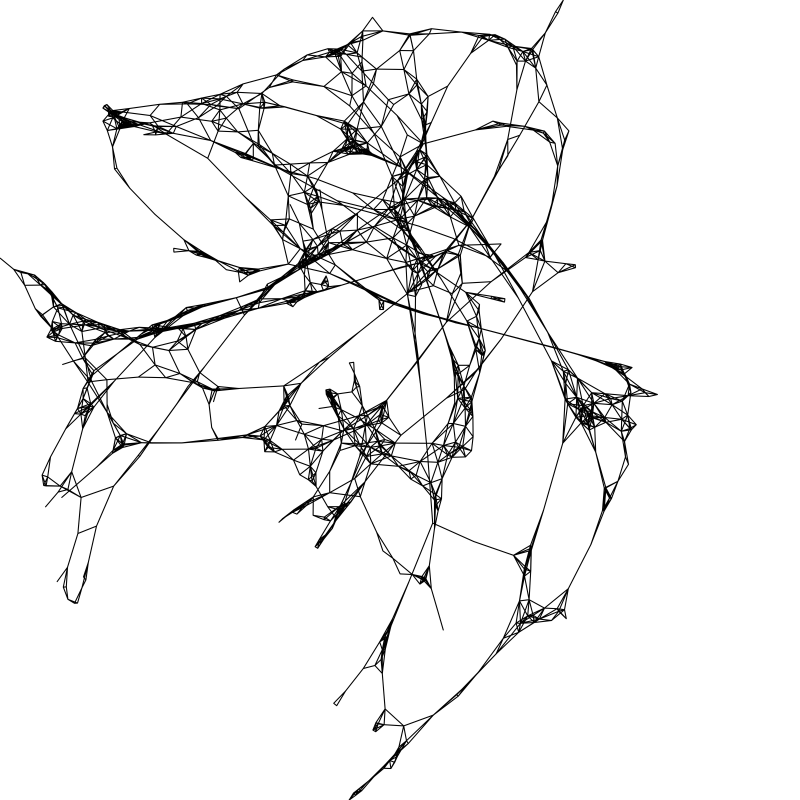
#> input picture Programs/SpeedTest/FA2/n=1000d=6_7470.jpg, 4000 x 4000 px (shown at 1/5 size); its folder holds 4 pictures in this run
$ jupyter execute --allow-errors speed_test.ipynb   (older library calls are emulated)
#> lines starting #> are read from the running program, lines starting #| are printed output that depends on the picture; after the words box and inside, x2 and y2 are one past the last pixel; in counts of white or black regions, pixels touching at a corner belong together
[cell 1]
import cv2
import numpy as np
import time
import os
import pandas as pd
import matplotlib.pyplot as plt

## 比较CCL和CT获取孔洞信息的速度

[cell 2]
def ct_get_location(fpath):
    # 读取图像
    img = cv2.imread(fpath)

    # 灰度化
    gray = cv2.cvtColor(img, cv2.COLOR_BGR2GRAY)

    # 二值化
    ret, thresh = cv2.threshold(gray, 0, 255, cv2.THRESH_BINARY_INV+cv2.THRESH_OTSU)

    # 查找轮廓
    start_time = time.time()
    contours, hierarchy = cv2.findContours(thresh,  cv2.RETR_CCOMP, cv2.CHAIN_APPROX_SIMPLE)

    # 遍历轮廓并输出包围盒位置信息
    for i, contour in enumerate(contours):
        x, y, w, h = cv2.boundingRect(contour)
        # print(f"连通组件 {i+1} 的位置为：({x}, {y}), 宽度为 {w}, 高度为 {h}")
    end_time = time.time()
    # print(f"CT程序运行时间为：{end_time - start_time:.4f} 秒")
    return end_time - start_time

[cell 3]
def ccl_get_location(fpath):

    # 读取图像
    img = cv2.imread(fpath)

    # 灰度化
    gray = cv2.cvtColor(img, cv2.COLOR_BGR2GRAY)

    # 二值化
    ret, thresh = cv2.threshold(gray, 0, 255, cv2.THRESH_BINARY_INV+cv2.THRESH_OTSU)

    # 使用CCL方法查找连通组件
    start_time = time.time()
    num_labels, labels, stats, centroids = cv2.connectedComponentsWithStats(thresh, connectivity=4, ltype=cv2.CV_32S)
    end_time = time.time()

    # [7 lines of commented-out code are left out]
    return end_time - start_time

[cell 4]
def gt_path2fd_jpg_path_batch(node_list, degree_list, file_dir):
    '''
    Convert the file name of ground truth jpg file to fd algorithm file
    Returns: dictionary key=fd path, value=[gt inner, gt outer, area_min]
    '''
    # ../../../Data/jpg/jpg_gt_files/Uniform/n=200d=10.jpg

[cell 5]
def get_time_csv(node_list, degree, fd_folder):
#> called with degree = 6, fd_folder = 'FA2'
    fpath_list = []
    for num in node_list:
        for root, dirs, files in os.walk(fd_folder):
            for file in files:
                if str(num)+"d="+str(degree) in os.path.splitext(file)[0]:
                    # print(os.path.join(root,file))
                    fpath_list.append(os.path.join(root,file))
    ct_list = []
    ccl_list = []
    for path in fpath_list:
        # print("file name = " + path)
        ct_time = ct_get_location(path)
#> in ct_get_location, img is the input picture: shape (4000, 4000, 3); min 0, max 255, mean 239.9
#> in ct_get_location, `ret, thresh = cv2.threshold(gray, 0, 255, cv2.THRESH_BINARY_INV+cv2.TH..`:
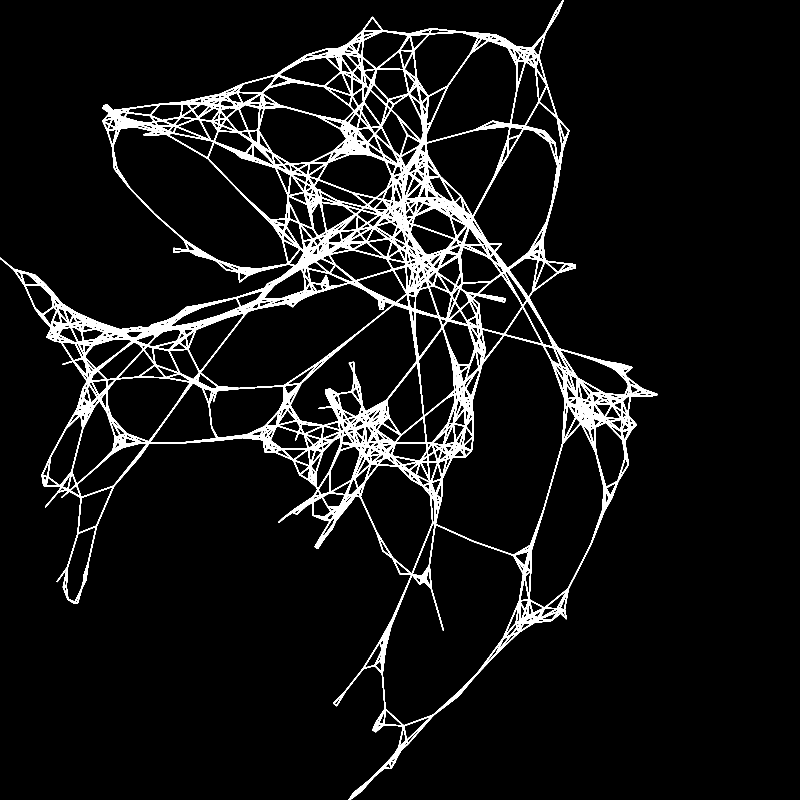
#> thresh: shape (4000, 4000) (shown at 1/5 size); 6% white; 1 white region
#> in ct_get_location, `ret, thresh = cv2.threshold(gray, 0, 255, cv2.THRESH_BINARY_INV+cv2.TH..`: ret = 132
#> in ct_get_location, `contours, hierarchy = cv2.findContours(thresh,  cv2.RETR_CCOMP, cv2.CH..`: contours = 3258 contours, 1598 with area under 20; largest, box (x1, y1, x2, y2) and area: (0, 0, 3290, 4000) 5766734, (2179, 1676, 2824, 2774) 455902, (1913, 2625, 2616, 3627) 420866, (565, 635, 1439, 1344) 308464, (1003, 1416, 1964, 1941) 261704
#> the loop in ct_get_location, `for i, contour in enumerate(contours):` made 3258 passes
#> (contour, x, y, w, h) on passes 2, 8, 9: ([[1762, 3983], [1763, 3982], [1764, 3983], [1763, 3984]], 1762, 3982, 3, 3), ([[1842, 3908], [1843, 3907], [1844, 3908], [1843, 3909]], 1842, 3907, 3, 3), ([[1843, 3907], [1844, 3906], [1845, 3907], [1844, 3908]], 1843, 3906, 3, 3)
        ccl_time = ccl_get_location(path)
#> in ccl_get_location, `ret, thresh = cv2.threshold(gray, 0, 255, cv2.THRESH_BINARY_INV+cv2.TH..`: ret = 132
#> in ccl_get_location, `num_labels, labels, stats, centroids = cv2.connectedComponentsWithStat..`: labels: shape (4000, 4000) int32; values 0 (black) and 1 (white), 6% white; 1 white region, box (x1, y1, x2, y2) and area: (0, 0, 3290, 4000) 952993
#> in ccl_get_location, `num_labels, labels, stats, centroids = cv2.connectedComponentsWithStat..`: num_labels = 2; stats = [[0, 0, 4000, 4000, 15047007], [0, 0, 3290, 4000, 952993]]; centroids = [[2013.6, 2026.8], [1777.3, 1567.8]]
        ct_list.append(ct_time)
        ccl_list.append(ccl_time)
    return ct_list, ccl_list

[cell 6]
def draw_speed_line_chart_in_same_degree(_type, _degree, ct_list, ccl_list):
    nodes_number_list = [200, 500, 1000, 2000, 3000]
    y1 = ct_list
    y2 = ccl_list
    # Plot the curves
    plt.plot(nodes_number_list, y1, label='CT_Time')
    plt.plot(nodes_number_list, y2, label='CCL_Time')
    plt.xticks(nodes_number_list)
    # Add a title and legend
    plt.title('Type=' + str(_type) + ', Degree=' + str(_degree))
    plt.legend()
    fname = "Type="+_type+"_d="+str(_degree)+"_Location_PT.pdf"

    plt.savefig(os.path.join("LineCharts",fname),bbox_inches ="tight")
    # Show the chart
    plt.show()

[cell 7]
def draw_speed_bar_in_same_degree(_type, _degree, ct_list, ccl_list, total_width=0.8, n=2):
#> called with _type = 'Sparse', _degree = 6, total_width = 0.8, n = 2
    target_path = "Bars"
    nodes_number_value = [200, 500, 1000, 2000, 3000]
    x=np.arange(5)#柱状图在横坐标上的位置
    width = total_width / n
    x = x - (total_width - width) / 2
    # fname = "Type="+_type+"_d="+str(_degree)+"_FD="+fd+".pdf"
    fname = "Type="+_type+"_d="+str(_degree)+".pdf"
    plt.bar(x + width/2, ct_list,  width=width, label='FD-CT Time')
    plt.bar(x+width/2+width, ccl_list, width=width, label='FD-CCL Time')
    # plt.bar(x+width*2, ct, width=width, label='CT')
    # 功能2
    for i, j in zip(x + width/2, ct_list):
        plt.text(i, j + 0.01, "%.2f" % j, ha="center", va="bottom", fontsize=7)
    for i, j in zip(x+width/2+width, ccl_list):
        plt.text(i, j + 0.01, "%.2f" % j, ha="center", va="bottom", fontsize=7)

    plt.legend()
    plt.xticks(x+total_width/2,nodes_number_value)#显示x坐标轴的标签,即tick_label,调整位置，使其落在两个直方图中间位置
    # plt.title("Type="+_type+", degree="+str(_degree)+", FD algorithm="+fd)
    plt.title("Type="+_type+", Degree="+str(_degree))

    plt.ylabel('Processing Time(s)')
    plt.xlabel('Number of Nodes')
    plt.savefig(os.path.join(target_path, fname),bbox_inches ="tight", pad_inches = 1,transparent = True)
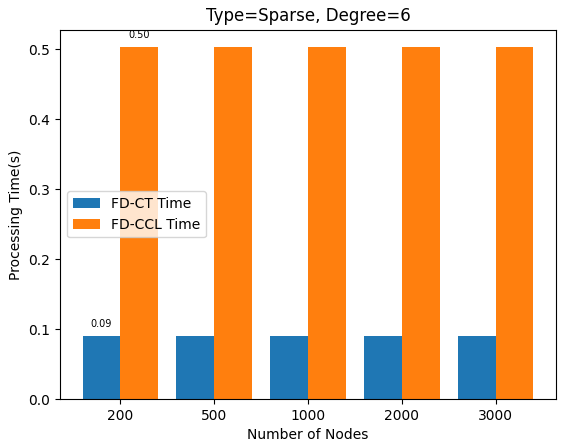
#> figure drawn by matplotlib, 1 panel
    # plt.savefig(os.path.join(target_path, fname),bbox_inches ="tight")
    plt.show()
